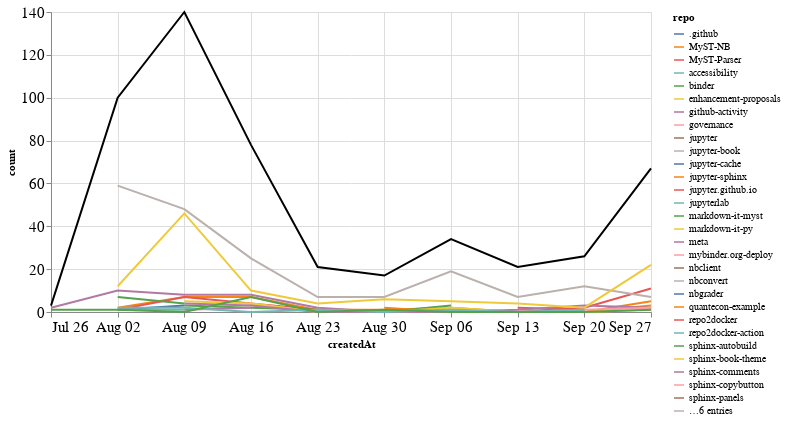

Notebook code cell kept with this figure:
### Markdown cell above
## Comments

### Code cell
comments_time = comments.groupby('repo').resample('W', on='createdAt').count()['author'].reset_index()
comments_time = comments_time.rename(columns={'author': 'count'})
comments_time_total = comments_time.groupby('createdAt').agg({"count": "sum"}).reset_index()
ch1 = alt.Chart(comments_time, width=600).mark_line().encode(
    x='createdAt',
    y='count',
    color='repo',
    tooltip="repo"
)

ch2 = alt.Chart(comments_time_total, width=600).mark_line(color="black").encode(
    x='createdAt',
    y='count',
)

ch1 + ch2

### Figure 1 — Vega-Lite specification as saved in the notebook (floating-point values rounded to 4 significant figures)
{"config": {"axisLeft": {"labelFontSize": 15}, "axisBottom": {"labelFontSize": 15}}, "layer": [{"data": {"name": "data-350c87c8c1dea22a01eed823024c4d74"}, "mark": "line", "encoding": {"color": {"type": "nominal", "field": "repo"}, "tooltip": {"type": "nominal", "field": "repo"}, "x": {"type": "temporal", "field": "createdAt"}, "y": {"type": "quantitative", "field": "count"}}, "width": 600}, {"data": {"name": "data-7835c6152425d078c77a8c2b407840b7"}, "mark": {"type": "line", "color": "black"}, "encoding": {"x": {"type": "temporal", "field": "createdAt"}, "y": {"type": "quantitative", "field": "count"}}, "width": 600}], "$schema": "https://vega.github.io/schema/vega-lite/v4.8.1.json", "datasets": {"data-350c87c8c1dea22a01eed823024c4d74": [{"repo": ".github", "createdAt": "2020-08-02T00:00:00", "count": 1}, {"repo": ".github", "createdAt": "2020-08-09T00:00:00", "count": 3}, {"repo": "MyST-NB", "createdAt": "2020-08-02T00:00:00", "count": 2}, {"repo": "MyST-NB", "createdAt": "2020-08-09T00:00:00", "count": 7}, {"repo": "MyST-NB", "createdAt": "2020-08-16T00:00:00", "count": 7}, {"repo": "MyST-NB", "createdAt": "2020-08-23T00:00:00", "count": 1}, {"repo": "MyST-NB", "createdAt": "2020-08-30T00:00:00", "count": 1}, {"repo": "MyST-NB", "createdAt": "2020-09-06T00:00:00", "count": 2}, {"repo": "MyST-NB", "createdAt": "2020-09-13T00:00:00", "count": 0}, {"repo": "MyST-NB", "createdAt": "2020-09-20T00:00:00", "count": 0}, {"repo": "MyST-NB", "createdAt": "2020-09-27T00:00:00", "count": 3}, {"repo": "MyST-Parser", "createdAt": "2020-08-02T00:00:00", "count": 1}, {"repo": "MyST-Parser", "createdAt": "2020-08-09T00:00:00", "count": 7}, {"repo": "MyST-Parser", "createdAt": "2020-08-16T00:00:00", "count": 4}, {"repo": "MyST-Parser", "createdAt": "2020-08-23T00:00:00", "count": 1}, {"repo": "MyST-Parser", "createdAt": "2020-08-30T00:00:00", "count": 0}, {"repo": "MyST-Parser", "createdAt": "2020-09-06T00:00:00", "count": 1}, {"repo": "MyST-Parser", "createdAt": "2020-09-13T00:00:00", "count": 0}, {"repo": "MyST-Parser", "createdAt": "2020-09-20T00:00:00", "count": 2}, {"repo": "MyST-Parser", "createdAt": "2020-09-27T00:00:00", "count": 11}, {"repo": "accessibility", "createdAt": "2020-08-02T00:00:00", "count": 1}, {"repo": "accessibility", "createdAt": "2020-08-09T00:00:00", "count": 1}, {"repo": "binder", "createdAt": "2020-08-09T00:00:00", "count": 3}, {"repo": "binder", "createdAt": "2020-08-16T00:00:00", "count": 2}, {"repo": "binder", "createdAt": "2020-08-23T00:00:00", "count": 1}, {"repo": "binder", "createdAt": "2020-08-30T00:00:00", "count": 0}, {"repo": "binder", "createdAt": "2020-09-06T00:00:00", "count": 3}, {"repo": "enhancement-proposals", "createdAt": "2020-08-16T00:00:00", "count": 4}, {"repo": "enhancement-proposals", "createdAt": "2020-08-23T00:00:00", "count": 0}, {"repo": "enhancement-proposals", "createdAt": "2020-08-30T00:00:00", "count": 0}, {"repo": "enhancement-proposals", "createdAt": "2020-09-06T00:00:00", "count": 2}, {"repo": "enhancement-proposals", "createdAt": "2020-09-13T00:00:00", "count": 0}, {"repo": "enhancement-proposals", "createdAt": "2020-09-20T00:00:00", "count": 1}, {"repo": "github-activity", "createdAt": "2020-08-09T00:00:00", "count": 1}, {"repo": "github-activity", "createdAt": "2020-08-16T00:00:00", "count": 2}, {"repo": "governance", "createdAt": "2020-08-09T00:00:00", "count": 1}, {"repo": "jupyter", "createdAt": "2020-09-20T00:00:00", "count": 2}, {"repo": "jupyter-book", "createdAt": "2020-08-02T00:00:00", "count": 59}, {"repo": "jupyter-book", "createdAt": "2020-08-09T00:00:00", "count": 48}, {"repo": "jupyter-book", "createdAt": "2020-08-16T00:00:00", "count": 25}, {"repo": "jupyter-book", "createdAt": "2020-08-23T00:00:00", "count": 7}, {"repo": "jupyter-book", "createdAt": "2020-08-30T00:00:00", "count": 7}, {"repo": "jupyter-book", "createdAt": "2020-09-06T00:00:00", "count": 19}, {"repo": "jupyter-book", "createdAt": "2020-09-13T00:00:00", "count": 7}, {"repo": "jupyter-book", "createdAt": "2020-09-20T00:00:00", "count": 12}, {"repo": "jupyter-book", "createdAt": "2020-09-27T00:00:00", "count": 7}, {"repo": "jupyter-cache", "createdAt": "2020-09-27T00:00:00", "count": 2}, {"repo": "jupyter-sphinx", "createdAt": "2020-08-30T00:00:00", "count": 2}, {"repo": "jupyter-sphinx", "createdAt": "2020-09-06T00:00:00", "count": 0}, {"repo": "jupyter-sphinx", "createdAt": "2020-09-13T00:00:00", "count": 0}, {"repo": "jupyter-sphinx", "createdAt": "2020-09-20T00:00:00", "count": 0}, {"repo": "jupyter-sphinx", "createdAt": "2020-09-27T00:00:00", "count": 5}, {"repo": "jupyter.github.io", "createdAt": "2020-09-13T00:00:00", "count": 2}, {"repo": "jupyter.github.io", "createdAt": "2020-09-20T00:00:00", "count": 1}, {"repo": "jupyterlab", "createdAt": "2020-09-06T00:00:00", "count": 1}, {"repo": "markdown-it-myst", "createdAt": "2020-08-02T00:00:00", "count": 7}, {"repo": "markdown-it-myst", "createdAt": "2020-08-09T00:00:00", "count": 4}, {"repo": "markdown-it-py", "createdAt": "2020-08-09T00:00:00", "count": 5}, {"repo": "markdown-it-py", "createdAt": "2020-08-16T00:00:00", "count": 4}, {"repo": "markdown-it-py", "createdAt": "2020-08-23T00:00:00", "count": 0}, {"repo": "markdown-it-py", "createdAt": "2020-08-30T00:00:00", "count": 0}, {"repo": "markdown-it-py", "createdAt": "2020-09-06T00:00:00", "count": 0}, {"repo": "markdown-it-py", "createdAt": "2020-09-13T00:00:00", "count": 0}, {"repo": "markdown-it-py", "createdAt": "2020-09-20T00:00:00", "count": 0}, {"repo": "markdown-it-py", "createdAt": "2020-09-27T00:00:00", "count": 1}, {"repo": "meta", "createdAt": "2020-07-26T00:00:00", "count": 2}, {"repo": "meta", "createdAt": "2020-08-02T00:00:00", "count": 10}, {"repo": "meta", "createdAt": "2020-08-09T00:00:00", "count": 8}, {"repo": "meta", "createdAt": "2020-08-16T00:00:00", "count": 8}, {"repo": "meta", "createdAt": "2020-08-23T00:00:00", "count": 2}, {"repo": "meta", "createdAt": "2020-08-30T00:00:00", "count": 0}, {"repo": "meta", "createdAt": "2020-09-06T00:00:00", "count": 0}, {"repo": "meta", "createdAt": "2020-09-13T00:00:00", "count": 1}, {"repo": "meta", "createdAt": "2020-09-20T00:00:00", "count": 3}, {"repo": "meta", "createdAt": "2020-09-27T00:00:00", "count": 2}, {"repo": "mybinder.org-deploy", "createdAt": "2020-08-23T00:00:00", "count": 1}, {"repo": "mybinder.org-deploy", "createdAt": "2020-08-30T00:00:00", "count": 0}, {"repo": "mybinder.org-deploy", "createdAt": "2020-09-06T00:00:00", "count": 0}, {"repo": "mybinder.org-deploy", "createdAt": "2020-09-13T00:00:00", "count": 0}, {"repo": "mybinder.org-deploy", "createdAt": "2020-09-20T00:00:00", "count": 1}, {"repo": "mybinder.org-deploy", "createdAt": "2020-09-27T00:00:00", "count": 2}, {"repo": "nbclient", "createdAt": "2020-09-13T00:00:00", "count": 1}, {"repo": "nbconvert", "createdAt": "2020-09-13T00:00:00", "count": 2}, {"repo": "nbgrader", "createdAt": "2020-08-23T00:00:00", "count": 1}, {"repo": "quantecon-example", "createdAt": "2020-08-02T00:00:00", "count": 1}, {"repo": "repo2docker", "createdAt": "2020-08-02T00:00:00", "count": 1}, {"repo": "repo2docker-action", "createdAt": "2020-08-02T00:00:00", "count": 2}, {"repo": "sphinx-autobuild", "createdAt": "2020-08-16T00:00:00", "count": 1}, {"repo": "sphinx-book-theme", "createdAt": "2020-08-02T00:00:00", "count": 12}, {"repo": "sphinx-book-theme", "createdAt": "2020-08-09T00:00:00", "count": 46}, {"repo": "sphinx-book-theme", "createdAt": "2020-08-16T00:00:00", "count": 10}, {"repo": "sphinx-book-theme", "createdAt": "2020-08-23T00:00:00", "count": 4}, {"repo": "sphinx-book-theme", "createdAt": "2020-08-30T00:00:00", "count": 6}, {"repo": "sphinx-book-theme", "createdAt": "2020-09-06T00:00:00", "count": 5}, {"repo": "sphinx-book-theme", "createdAt": "2020-09-13T00:00:00", "count": 4}, {"repo": "sphinx-book-theme", "createdAt": "2020-09-20T00:00:00", "count": 2}, {"repo": "sphinx-book-theme", "createdAt": "2020-09-27T00:00:00", "count": 22}, {"repo": "sphinx-comments", "createdAt": "2020-08-09T00:00:00", "count": 4}, {"repo": "sphinx-comments", "createdAt": "2020-08-16T00:00:00", "count": 3}, {"repo": "sphinx-comments", "createdAt": "2020-08-23T00:00:00", "count": 0}, {"repo": "sphinx-comments", "createdAt": "2020-08-30T00:00:00", "count": 0}, {"repo": "sphinx-comments", "createdAt": "2020-09-06T00:00:00", "count": 0}, {"repo": "sphinx-comments", "createdAt": "2020-09-13T00:00:00", "count": 0}, {"repo": "sphinx-comments", "createdAt": "2020-09-20T00:00:00", "count": 1}, {"repo": "sphinx-copybutton", "createdAt": "2020-09-27T00:00:00", "count": 3}, {"repo": "sphinx-panels", "createdAt": "2020-09-13T00:00:00", "count": 1}, {"repo": "sphinx-tabs", "createdAt": "2020-08-23T00:00:00", "count": 2}, {"repo": "sphinx-thebe", "createdAt": "2020-08-16T00:00:00", "count": 1}, {"repo": "sphinx-togglebutton", "createdAt": "2020-09-13T00:00:00", "count": 3}, {"repo": "sphinxcontrib-prettyproof", "createdAt": "2020-09-27T00:00:00", "count": 8}, {"repo": "team-compass", "createdAt": "2020-08-02T00:00:00", "count": 2}, {"repo": "team-compass", "createdAt": "2020-08-09T00:00:00", "count": 2}, {"repo": "team-compass", "createdAt": "2020-08-16T00:00:00", "count": 0}, {"repo": "team-compass", "createdAt": "2020-08-23T00:00:00", "count": 1}, {"repo": "team-compass", "createdAt": "2020-08-30T00:00:00", "count": 0}, {"repo": "team-compass", "createdAt": "2020-09-06T00:00:00", "count": 1}, {"repo": "team-compass", "createdAt": "2020-09-13T00:00:00", "count": 0}, {"repo": "team-compass", "createdAt": "2020-09-20T00:00:00", "count": 1}, {"repo": "thebe", "createdAt": "2020-07-26T00:00:00", "count": 1}, {"repo": "thebe", "createdAt": "2020-08-02T00:00:00", "count": 1}, {"repo": "thebe", "createdAt": "2020-08-09T00:00:00", "count": 0}, {"repo": "thebe", "createdAt": "2020-08-16T00:00:00", "count": 7}, {"repo": "thebe", "createdAt": "2020-08-23T00:00:00", "count": 0}, {"repo": "thebe", "createdAt": "2020-08-30T00:00:00", "count": 1}, {"repo": "thebe", "createdAt": "2020-09-06T00:00:00", "count": 0}, {"repo": "thebe", "createdAt": "2020-09-13T00:00:00", "count": 0}, {"repo": "thebe", "createdAt": "2020-09-20T00:00:00", "count": 0}, {"repo": "thebe", "createdAt": "2020-09-27T00:00:00", "count": 1}], "data-7835c6152425d078c77a8c2b407840b7": [{"createdAt": "2020-07-26T00:00:00", "count": 3}, {"createdAt": "2020-08-02T00:00:00", "count": 100}, {"createdAt": "2020-08-09T00:00:00", "count": 140}, {"createdAt": "2020-08-16T00:00:00", "count": 78}, {"createdAt": "2020-08-23T00:00:00", "count": 21}, {"createdAt": "2020-08-30T00:00:00", "count": 17}, {"createdAt": "2020-09-06T00:00:00", "count": 34}, {"createdAt": "2020-09-13T00:00:00", "count": 21}, {"createdAt": "2020-09-20T00:00:00", "count": 26}, {"createdAt": "2020-09-27T00:00:00", "count": 67}]}}
